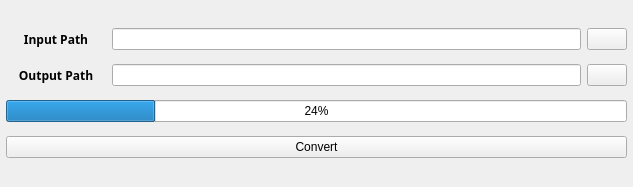
<?xml version="1.0" encoding="UTF-8"?>
<ui version="4.0">
 <class>SequenceCrop</class>
 <widget class="QWidget" name="SequenceCrop">
  <property name="geometry">
   <rect>
    <x>0</x>
    <y>0</y>
    <width>633</width>
    <height>187</height>
   </rect>
  </property>
  <property name="windowTitle">
   <string>SequenceCrop - by Julio</string>
  </property>
  <layout class="QGridLayout" name="gridLayout_2">
   <property name="margin">
    <number>0</number>
   </property>
   <property name="spacing">
    <number>0</number>
   </property>
   <item row="0" column="0">
    <layout class="QGridLayout" name="gridLayout">
     <property name="spacing">
      <number>0</number>
     </property>
     <item row="0" column="0">
      <layout class="QVBoxLayout" name="verticalLayout_2">
       <property name="spacing">
        <number>14</number>
       </property>
       <property name="margin">
        <number>6</number>
       </property>
       <item>
        <layout class="QHBoxLayout" name="horizontalLayout_4">
         <property name="spacing">
          <number>6</number>
         </property>
         <property name="topMargin">
          <number>0</number>
         </property>
         <property name="rightMargin">
          <number>0</number>
         </property>
         <property name="bottomMargin">
          <number>0</number>
         </property>
         <item>
          <widget class="QLabel" name="input_label">
           <property name="minimumSize">
            <size>
             <width>100</width>
             <height>0</height>
            </size>
           </property>
           <property name="maximumSize">
            <size>
             <width>100</width>
             <height>16777215</height>
            </size>
           </property>
           <property name="font">
            <font>
             <family>Adobe Clean Light</family>
             <pointsize>9</pointsize>
             <weight>75</weight>
             <bold>true</bold>
            </font>
           </property>
           <property name="text">
            <string>Input Path</string>
           </property>
           <property name="alignment">
            <set>Qt::AlignCenter</set>
           </property>
           <property name="indent">
            <number>0</number>
           </property>
          </widget>
         </item>
         <item>
          <widget class="QLineEdit" name="input_path">
           <property name="minimumSize">
            <size>
             <width>400</width>
             <height>0</height>
            </size>
           </property>
           <property name="maximumSize">
            <size>
             <width>16777215</width>
             <height>16777215</height>
            </size>
           </property>
           <property name="text">
            <string/>
           </property>
          </widget>
         </item>
         <item>
          <widget class="QPushButton" name="input_folder_button">
           <property name="text">
            <string/>
           </property>
           <property name="icon">
            <iconset resource="../../maya_scripts/icons/icons.qrc">
             <normaloff>:/Art-1405260002/d/assets/scripts/maya_scripts/icons/folder-open-o_d7801a_12.png</normaloff>:/Art-1405260002/d/assets/scripts/maya_scripts/icons/folder-open-o_d7801a_12.png</iconset>
           </property>
           <property name="iconSize">
            <size>
             <width>12</width>
             <height>12</height>
            </size>
           </property>
           <property name="flat">
            <bool>false</bool>
           </property>
          </widget>
         </item>
        </layout>
       </item>
       <item>
        <layout class="QHBoxLayout" name="horizontalLayout_5">
         <property name="spacing">
          <number>6</number>
         </property>
         <property name="rightMargin">
          <number>0</number>
         </property>
         <item>
          <widget class="QLabel" name="input_label_2">
           <property name="minimumSize">
            <size>
             <width>100</width>
             <height>0</height>
            </size>
           </property>
           <property name="maximumSize">
            <size>
             <width>100</width>
             <height>16777215</height>
            </size>
           </property>
           <property name="font">
            <font>
             <family>Adobe Clean Light</family>
             <pointsize>9</pointsize>
             <weight>75</weight>
             <bold>true</bold>
            </font>
           </property>
           <property name="text">
            <string>Output Path</string>
           </property>
           <property name="alignment">
            <set>Qt::AlignCenter</set>
           </property>
           <property name="indent">
            <number>0</number>
           </property>
          </widget>
         </item>
         <item>
          <widget class="QLineEdit" name="input_path_2">
           <property name="minimumSize">
            <size>
             <width>400</width>
             <height>0</height>
            </size>
           </property>
           <property name="maximumSize">
            <size>
             <width>16777215</width>
             <height>16777215</height>
            </size>
           </property>
          </widget>
         </item>
         <item>
          <widget class="QPushButton" name="input_folder_button_2">
           <property name="text">
            <string/>
           </property>
           <property name="icon">
            <iconset resource="../../maya_scripts/icons/icons.qrc">
             <normaloff>:/Art-1405260002/d/assets/scripts/maya_scripts/icons/folder-open-o_d7801a_12.png</normaloff>:/Art-1405260002/d/assets/scripts/maya_scripts/icons/folder-open-o_d7801a_12.png</iconset>
           </property>
           <property name="iconSize">
            <size>
             <width>12</width>
             <height>12</height>
            </size>
           </property>
           <property name="flat">
            <bool>false</bool>
           </property>
          </widget>
         </item>
        </layout>
       </item>
       <item>
        <widget class="QProgressBar" name="progress_bar">
         <property name="enabled">
          <bool>true</bool>
         </property>
         <property name="value">
          <number>24</number>
         </property>
        </widget>
       </item>
       <item>
        <widget class="QPushButton" name="convert_button">
         <property name="text">
          <string>Convert</string>
         </property>
        </widget>
       </item>
      </layout>
     </item>
    </layout>
   </item>
  </layout>
 </widget>
 <resources>
  <include location="../../maya_scripts/icons/icons.qrc"/>
 </resources>
 <connections/>
</ui>
